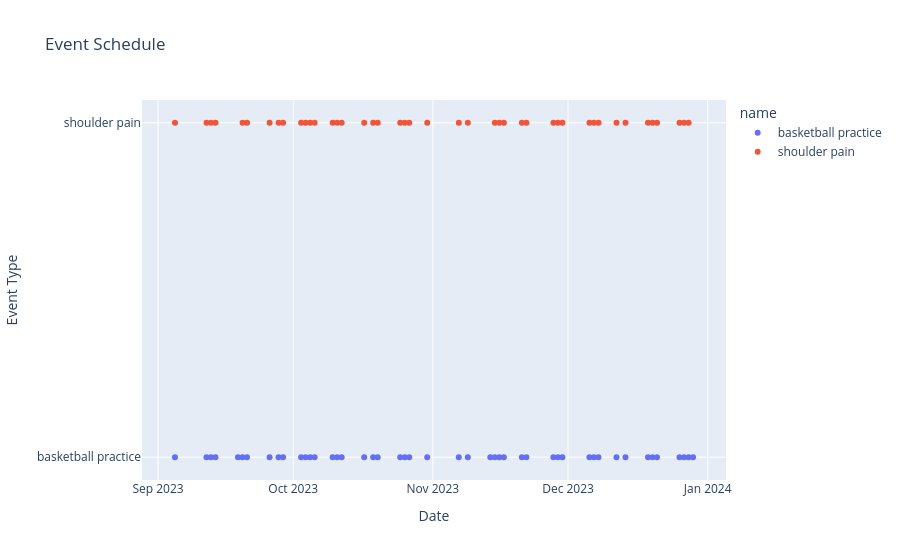

This figure's notebook cell:
### Code cell
from llm.my_tools.plotting import plot_single_event_count

plot_single_event_count(v1_events+v2_events)

### Figure 1 — Plotly figure (JSON) as saved in the notebook; plotly's stock layout.template omitted (floating-point values rounded to 4 significant figures)
{"data": [{"hovertemplate": "name=basketball practice<br>start_datetime=%{x}<br>event_type_id=%{y}<extra></extra>", "legendgroup": "basketball practice", "marker": {"color": "#636efa", "symbol": "circle"}, "mode": "markers", "name": "basketball practice", "orientation": "v", "showlegend": true, "type": "scatter", "x": ["2023-09-04T18:00:00", "2023-09-11T18:00:00", "2023-09-12T18:00:00", "2023-09-13T18:00:00", "2023-09-18T18:00:00", "2023-09-19T18:00:00", "2023-09-20T18:00:00", "2023-09-25T18:00:00", "2023-09-27T18:00:00", "2023-09-28T18:00:00", "2023-10-02T18:00:00", "2023-10-03T18:00:00", "2023-10-04T18:00:00", "2023-10-05T18:00:00", "2023-10-09T18:00:00", "2023-10-10T18:00:00", "2023-10-11T18:00:00", "2023-10-16T18:00:00", "2023-10-18T18:00:00", "2023-10-19T18:00:00", "2023-10-24T18:00:00", "2023-10-25T18:00:00", "2023-10-26T18:00:00", "2023-10-30T18:00:00", "2023-11-06T18:00:00", "2023-11-08T18:00:00", "2023-11-13T18:00:00", "2023-11-14T18:00:00", "2023-11-15T18:00:00", "2023-11-16T18:00:00", "2023-11-20T18:00:00", "2023-11-21T18:00:00", "2023-11-27T18:00:00", "2023-11-28T18:00:00", "2023-11-29T18:00:00", "2023-12-05T18:00:00", "2023-12-06T18:00:00", "2023-12-07T18:00:00", "2023-12-11T18:00:00", "2023-12-13T18:00:00", "2023-12-18T18:00:00", "2023-12-19T18:00:00", "2023-12-20T18:00:00", "2023-12-25T18:00:00", "2023-12-26T18:00:00", "2023-12-27T18:00:00", "2023-12-28T18:00:00"], "xaxis": "x", "y": [1, 1, 1, 1, 1, 1, 1, 1, 1, 1, 1, 1, 1, 1, 1, 1, 1, 1, 1, 1, 1, 1, 1, 1, 1, 1, 1, 1, 1, 1, 1, 1, 1, 1, 1, 1, 1, 1, 1, 1, 1, 1, 1, 1, 1, 1, 1], "yaxis": "y"}, {"hovertemplate": "name=shoulder pain<br>start_datetime=%{x}<br>event_type_id=%{y}<extra></extra>", "legendgroup": "shoulder pain", "marker": {"color": "#EF553B", "symbol": "circle"}, "mode": "markers", "name": "shoulder pain", "orientation": "v", "showlegend": true, "type": "scatter", "x": ["2023-09-04T18:10:00", "2023-09-11T18:10:00", "2023-09-12T18:10:00", "2023-09-13T18:10:00", "2023-09-19T18:10:00", "2023-09-20T18:10:00", "2023-09-25T18:10:00", "2023-09-27T18:10:00", "2023-09-28T18:10:00", "2023-10-02T18:10:00", "2023-10-03T18:10:00", "2023-10-04T18:10:00", "2023-10-05T18:10:00", "2023-10-09T18:10:00", "2023-10-10T18:10:00", "2023-10-11T18:10:00", "2023-10-16T18:10:00", "2023-10-18T18:10:00", "2023-10-19T18:10:00", "2023-10-24T18:10:00", "2023-10-25T18:10:00", "2023-10-26T18:10:00", "2023-10-30T18:10:00", "2023-11-06T18:10:00", "2023-11-08T18:10:00", "2023-11-14T18:10:00", "2023-11-15T18:10:00", "2023-11-16T18:10:00", "2023-11-20T18:10:00", "2023-11-21T18:10:00", "2023-11-27T18:10:00", "2023-11-28T18:10:00", "2023-11-29T18:10:00", "2023-12-05T18:10:00", "2023-12-06T18:10:00", "2023-12-07T18:10:00", "2023-12-11T18:10:00", "2023-12-13T18:10:00", "2023-12-18T18:10:00", "2023-12-19T18:10:00", "2023-12-20T18:10:00", "2023-12-25T18:10:00", "2023-12-26T18:10:00", "2023-12-27T18:10:00"], "xaxis": "x", "y": [2, 2, 2, 2, 2, 2, 2, 2, 2, 2, 2, 2, 2, 2, 2, 2, 2, 2, 2, 2, 2, 2, 2, 2, 2, 2, 2, 2, 2, 2, 2, 2, 2, 2, 2, 2, 2, 2, 2, 2, 2, 2, 2, 2], "yaxis": "y"}], "layout": {"legend": {"title": {"text": "name"}, "tracegroupgap": 0}, "title": {"text": "Event Schedule"}, "xaxis": {"anchor": "y", "domain": [0, 1], "title": {"text": "Date"}}, "yaxis": {"anchor": "x", "domain": [0, 1], "tickmode": "array", "ticktext": ["basketball practice", "shoulder pain"], "tickvals": [1, 2], "title": {"text": "Event Type"}}}}
